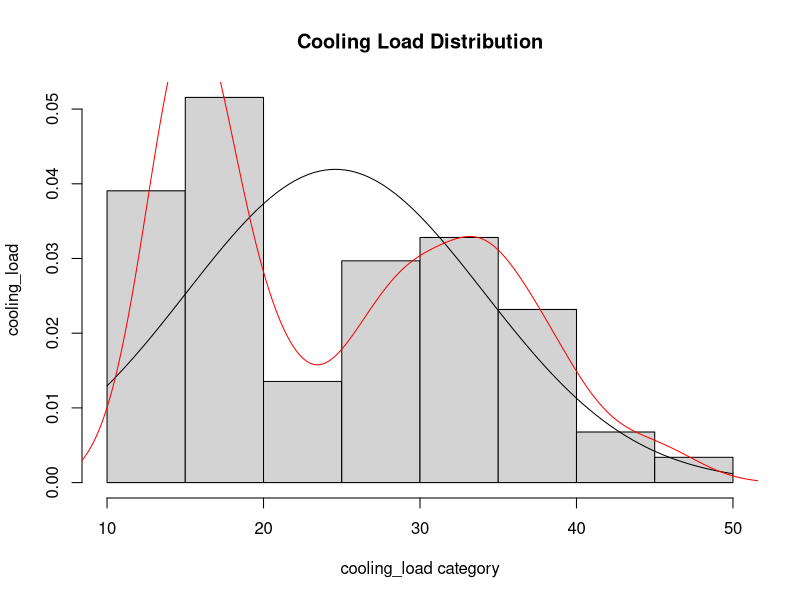
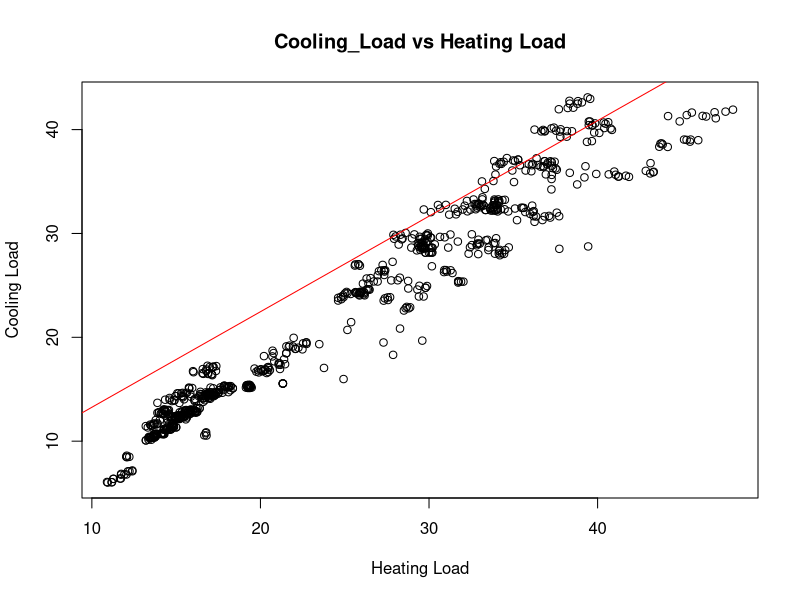

The R source for these figures, in order:

### import the data ###

energy_effieciency_data <- read.csv("energy_efficiency_data.csv");
### View the data set
View(energy_effieciency_data)
### check  the data types 
str(energy_effieciency_data)

### bind the dataset with R enviornment
attach(energy_effieciency_data);
View(energy_effieciency_data);

### checking the null  values ###
energy_effieciency_data[!complete.cases(energy_effieciency_data),]

### summary about the data set ###
summary(energy_effieciency_data);

#### Normality  Testing ####
### Install nortest package ###
install.packages("nortest");
### calling the library ###
library("nortest");
### Normality Testing ###

## Anderson Darling testing ##
ad.test(Cooling_Load);

## Lillifor Testing ##
lillie.test(Cooling_Load);

## shapiro-wilk testing ##
shapiro.test(Cooling_Load)

### graphical  analysis
hist(Cooling_Load, main="Cooling Load Distribution",
     xlab="cooling_load category",
     ylab="cooling_load",
     prob=TRUE)
curve(dnorm(x, mean=mean(Cooling_Load, na.rm=TRUE), 
            sd=sd(Cooling_Load, na.rm =TRUE)), add=TRUE)

### Density  curve
###  it describes the which  side the data distribution  is avialable
lines(density(Cooling_Load), col="red")

### correlational Analysis

cor.test(Cooling_Load,Heating_Load, method ="pearson", alternative="two.sided")

cor.test(Cooling_Load,Roof_Area, method ="pearson", alternative="two.sided")

### graphically  visualization
plot(Cooling_Load,Heating_Load, main="Cooling_Load vs Heating Load",
     xlab="Heating Load",
     ylab="Cooling Load")
abline(lm(Cooling_Load~Heating_Load), col="red")

####
